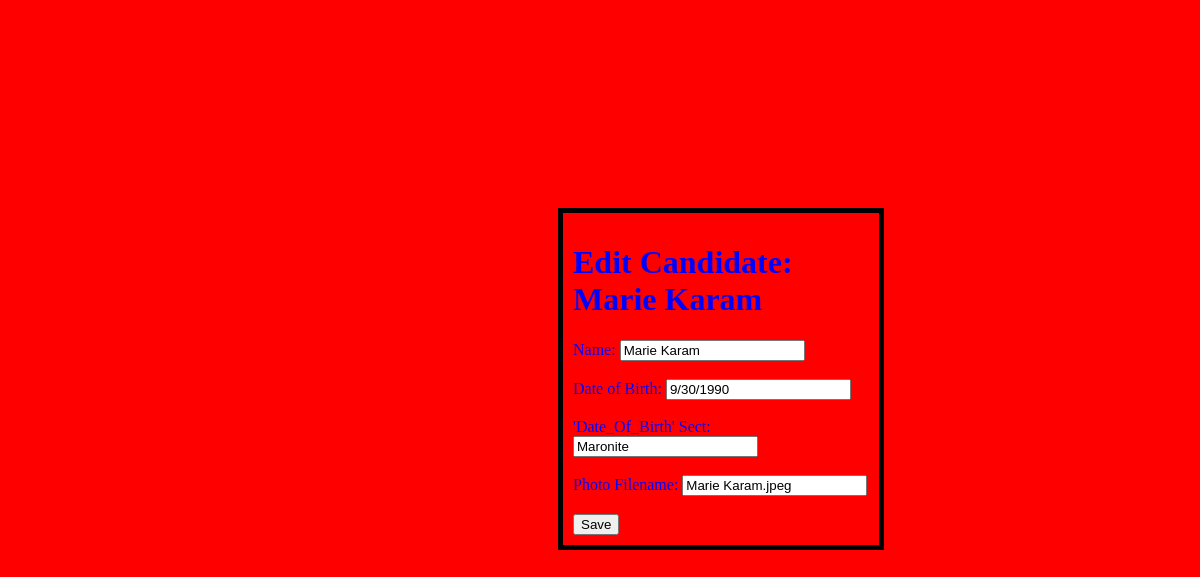
/Admin/candidate_edit.php?id=14 (signed in), run on the app's committed database.
### tables this page shows
CREATE TABLE IF NOT EXISTS `candidates` (
  `candidate_id` int NOT NULL AUTO_INCREMENT,
  `candidate_name` varchar(100) NOT NULL,
  `Date_Of_Birth` varchar(20) DEFAULT NULL,
  `sect` varchar(50) DEFAULT NULL,
  `list_id` int NOT NULL,
  `photo_filename` varchar(255) DEFAULT NULL,
  PRIMARY KEY (`candidate_id`),
  KEY `fk_candidates_list` (`list_id`)
);

### Admin/candidate_edit.php (the view, shortened to what this page needs)
<?php
$candidate_id = (int)$_GET['id'];
$dbh = new database();
$pdo = $dbh->getConnection();
$stmt = $pdo->prepare("SELECT * FROM candidates WHERE candidate_id = :id");
$stmt->execute([':id' => $candidate_id]);
$candidate = $stmt->fetch(PDO::FETCH_ASSOC);
?>
<!DOCTYPE html>
<html>
<head>
    <link rel="stylesheet" href="style.css">
</head>
<body>
<div class="info">
<h1>Edit Candidate: <?php print($candidate['candidate_name']) ?></h1>
<form method="GET" action="candidate_edit.php">
    Name:
    <input name="candidate_name" value="<?php print($candidate['candidate_name']); ?>" required><br><br>
    Date of Birth:
    <input name="Date_Of_Birth" value="<?php print($candidate['Date_Of_Birth']); ?>" required><br><br>'Date_Of_Birth'
    Sect:
    <input name="sect" value="<?php print($candidate['sect']); ?>" required><br><br>
    Photo Filename:
    <input name="photo_filename" value="<?php print($candidate['photo_filename']); ?>" placeholder="example.png"><br><br>
    <button type="submit">Save</button>
</div>
</body>
</html>

### Admin/style.css (style rules this page uses)
body { color: blue; background-color: red; }
.info { border: 5px solid black; width: 25%; height:25%; position: relative; top: 200px; left: 550px; padding:10px; }

### data on the page
candidates: candidate_name "Marie Karam", Date_Of_Birth "9/30/1990", sect "Maronite", photo_filename "Marie Karam.jpeg"
